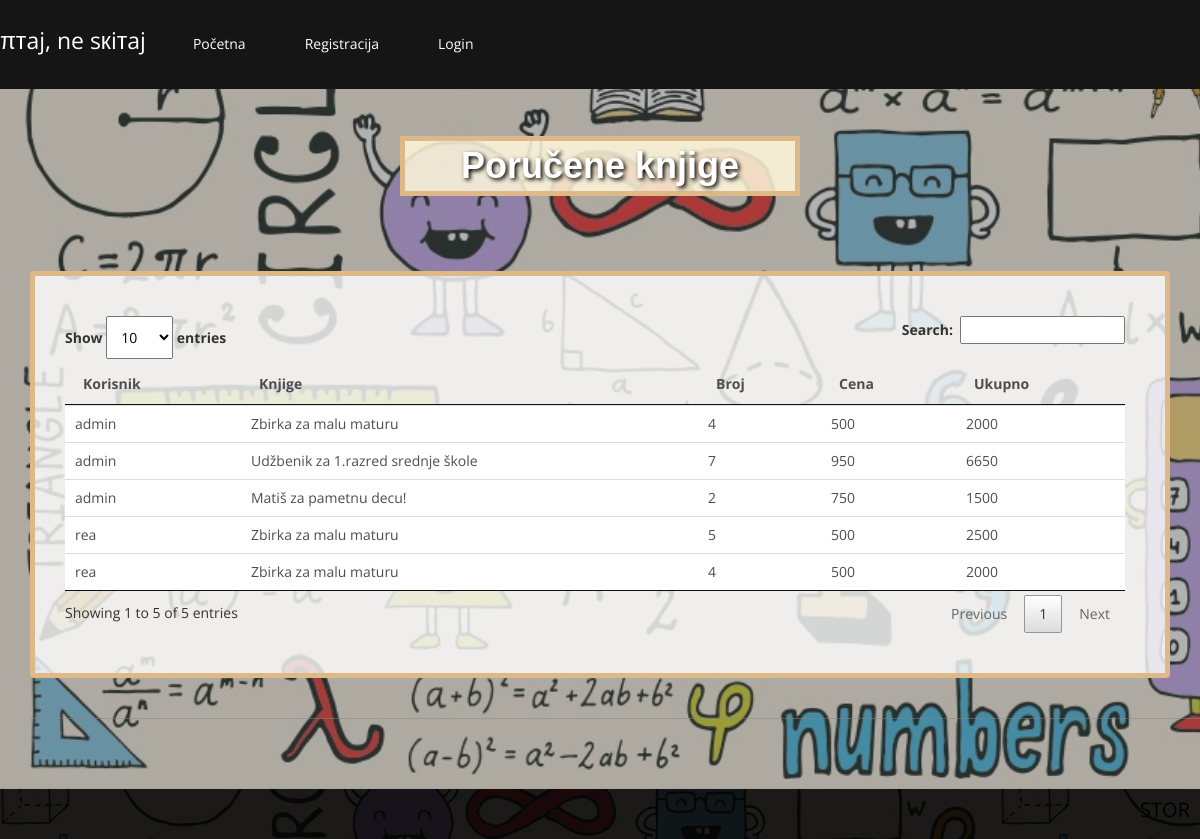
Page /pregledNarudzbina.php on the committed database.
### tables this page shows
CREATE TABLE `narudzbina` (
  `naruzbinaID` int(11) NOT NULL,
  `eventID` int(11) NOT NULL,
  `korisnikID` int(11) NOT NULL,
  `datumNarudzbine` date NOT NULL,
  `kolicina` int(11) NOT NULL
);

CREATE TABLE `korisnik` (
  `korisnikID` int(20) NOT NULL,
  `imeIPrezime` varchar(20) NOT NULL,
  `korisnickoIme` varchar(20) NOT NULL,
  `lozinka` varchar(20) NOT NULL,
  `rola` varchar(20) NOT NULL DEFAULT 'korisnik'
);

CREATE TABLE `event` (
  `eventID` int(11) NOT NULL,
  `naziv` varchar(255) NOT NULL,
  `cena` double NOT NULL,
  `slika` varchar(255) NOT NULL
);

### db.php (called while the page is built, shortened)
<?php
class MysqliDb
{
    protected $_mysqli;
    protected $_query;
    public function __construct($host, $username, $password, $db, $port = NULL)
    {
        if($port == NULL)
            $port = ini_get('mysqli.default_port');
        $this->_mysqli = new mysqli($host, $username, $password, $db, $port)
            or die('There was a problem connecting to the database');
        $this->_mysqli->set_charset('utf8');
    }
    protected function reset()
    {
        $this->_query = null;
    }
    public function rawQuery($query, $bindParams = null)
    {
        $this->_query = filter_var($query, FILTER_SANITIZE_STRING);
        $stmt = $this->_prepareQuery();
        $stmt->execute();
        return $this->_dynamicBindResults($stmt);
    }
    protected function _dynamicBindResults(mysqli_stmt $stmt)
    {
        $parameters = array();
        $results = array();
        $meta = $stmt->result_metadata();
        $row = array();
        while ($field = $meta->fetch_field()) {
            $row[$field->name] = null;
            $parameters[] = & $row[$field->name];
        }
        call_user_func_array(array($stmt, 'bind_result'), $parameters);
        while ($stmt->fetch()) {
            $x = array();
            foreach ($row as $key => $val) {
                $x[$key] = $val;
            }
            array_push($results, $x);
        }
        return $results;
    }
    protected function _prepareQuery()
    {
        if (!$stmt = $this->_mysqli->prepare($this->_query)) {
            trigger_error("Problem preparing query ($this->_query) " . $this->_mysqli->error, E_USER_ERROR);
        }
        return $stmt;
    }
}

### init.php (called while the page is built, shortened)
<?php
require('db.php');
$db = new MysqliDb('localhost','root','','casovi');
?>

### pregledNarudzbina.php (the view, shortened to what this page needs)
<?php
	include("init.php");
?>
<!DOCTYPE html>
<html lang="en">
<head>
	<?php
		include("head.php");
	?>
	<link href="css/datatabele.css" rel="stylesheet">
</head>
<body class="homepage">
	<?php include("headermeni.php"); ?>
	<section id="vesti" >
	   <div class="container">
		   <br><br><br>
            <div class="center wow fadeInDown">
                <h2>Poručene knjige</h2>
            </div>
            <div class="row">
				<div class="col-sm-12 col-md-12">
                    <div class="vest wow fadeInDown">
				<table id="tabela" class="table table-hover">
					<thead>
						<tr>
							<th>Korisnik</th>
							<th>Knjige</th>
							<th>Broj</th>
							<th>Cena</th>
							<th>Ukupno</th>
						</tr>
					</thead>
					<tbody>
                <?php
					$narudzbine = $db->rawQuery("select k.imeIPrezime as ime,e.naziv as event,n.kolicina,e.cena,(n.kolicina * e.cena) as ukupno from narudzbina n join event e on n.eventID=e.eventID join korisnik k on n.korisnikID=k.korisnikID");
					foreach($narudzbine as $n):
				?>
					<tr>
						<td><?php echo($n["ime"]); ?></td>
						<td><?php echo($n["event"]); ?></td>
						<td><?php echo($n["kolicina"]); ?></td>
						<td><?php echo($n["cena"]); ?></td>
						<td><?php echo($n["ukupno"]); ?></td>
					</tr>
				<?php endforeach; ?>
					</tbody>
				</table>
                   </div>
				</div>
			</div>
			<div class="container black">
				<div class="col-sm-12 col-md-12">
				</div>
			</div>
        </div>
    </section>
	<footer>
		STOR
	</footer>
</body>
</html>

### css/main.css (style rules this page uses)
body { background: #fff; font-family: 'Open Sans', sans-serif; color:#4e4e4e; line-height: 22px; }
h1, h2, h3, h4, h5, h6 { font-weight: 600; font-family: 'Open Sans', sans-serif; color:#4e4e4e; }
h2 { font-size: 20px; }
.center h2 { font-size: 36px; margin-top: 0; margin-bottom: 20px; }
body > section { padding: 70px 0; }
.center { text-align: center; padding-bottom: 55px; }
#vesti { background-image: linear-gradient(rgba(0, 0, 0, 0.3), rgba(0, 0, 0, 0.3)), url("cover.jpg"); background-size: cover; }
#vesti .tekstVest, #vesti h2 { color: #fff; }
.vest { padding: 40px 40px 40px 30px; background: rgba(255,255,255,0.8); border-radius: 4px; margin: 0 0 40px; border: 5px solid BurlyWood; }
footer { background-color: rgba(0,0,0,.85); -webkit-box-shadow: 0 3px 8px rgba(0, 0, 0, 0.125); -moz-box-shadow: 0 3px 8px rgba(0, 0, 0, 0.125); box-shadow: 0 3px 8px rgba(0, 0, 0, 0.125); height: 50px; color: #000000; font-size: 20px; text-align: right; padding: 10px; }
.black { background-color: rgba(135, 135, 135, 0.50); }

### css/datatabele.css (style rules this page uses)
table.dataTable { width:100%;margin:0 auto;clear:both;border-collapse:separate;border-spacing:0 }
table.dataTable thead th,table.dataTable tfoot th { font-weight:bold }
table.dataTable thead th,table.dataTable thead td { padding:10px 18px;border-bottom:1px solid #111 }
table.dataTable thead .sorting,table.dataTable thead .sorting_asc,table.dataTable thead .sorting_desc { cursor:pointer;*cursor:hand }
table.dataTable thead .sorting,table.dataTable thead .sorting_asc,table.dataTable thead .sorting_desc,table.dataTable thead .sorting_asc_disabled,table.dataTable thead .sorting_desc_disabled { background-repeat:no-repeat;background-position:center right }
table.dataTable thead .sorting { background-image:url("../images/sort_both.png") }
table.dataTable thead .sorting_asc { background-image:url("../images/sort_asc.png") }
table.dataTable tbody tr { background-color:#ffffff }
table.dataTable tbody th,table.dataTable tbody td { padding:8px 10px }
table.dataTable.no-footer { border-bottom:1px solid #111 }
table.dataTable,table.dataTable th,table.dataTable td { -webkit-box-sizing:content-box;box-sizing:content-box }

### headerMeni.php (style rules this page uses)
body { background-color: #F5DEB3; background-image: linear-gradient(rgba(0, 0, 0, 0.3), rgba(0, 0, 0, 0.3)), url("cover.jpg"); background-attachment: fixed; background-repeat: repeat; background-position: center; }
h2 { border: 5px solid BurlyWood; font-family: Arial, Sans-serif; color: BurlyWood; text-shadow: 2px 2px 4px #000000; background-color: rgba(255,248,220, 0.85); width: 400px; height: auto; margin-top: 50px; margin-bottom: 0; margin-left: auto; margin-right: auto; padding: 4pt; position: static; }

### rows in the picture
narudzbina: korisnikID.imeIPrezime "admin", eventID.naziv "Zbirka za malu maturu", kolicina "4", eventID.cena "500", ukupno "2000"
narudzbina: korisnikID.imeIPrezime "admin", eventID.naziv "Udžbenik za 1.razred srednje škole", kolicina "7", eventID.cena "950", ukupno "6650"
narudzbina: korisnikID.imeIPrezime "admin", eventID.naziv "Matiš za pametnu decu!", kolicina "2", eventID.cena "750", ukupno "1500"
narudzbina: korisnikID.imeIPrezime "rea", eventID.naziv "Zbirka za malu maturu", kolicina "5", eventID.cena "500", ukupno "2500"
narudzbina: korisnikID.imeIPrezime "rea", eventID.naziv "Zbirka za malu maturu", kolicina "4", eventID.cena "500", ukupno "2000"
